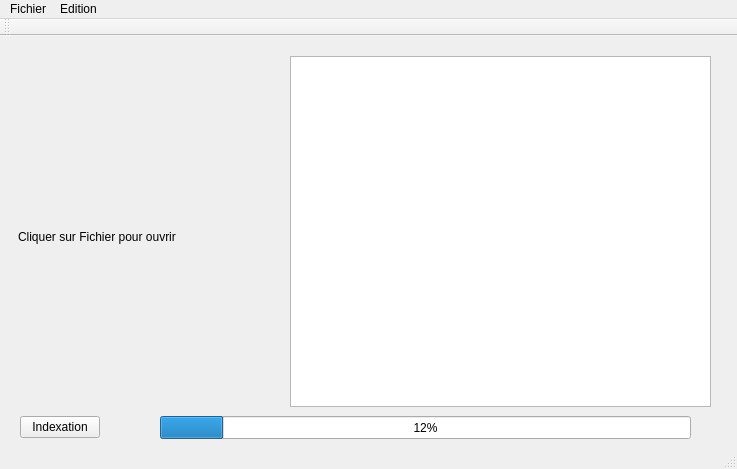
<?xml version="1.0" encoding="UTF-8"?>
<ui version="4.0">
 <class>Indexation</class>
 <widget class="QMainWindow" name="Indexation">
  <property name="geometry">
   <rect>
    <x>0</x>
    <y>0</y>
    <width>737</width>
    <height>469</height>
   </rect>
  </property>
  <property name="windowTitle">
   <string>Indexation</string>
  </property>
  <widget class="QWidget" name="centralWidget">
   <widget class="QTableView" name="tableView">
    <property name="geometry">
     <rect>
      <x>290</x>
      <y>20</y>
      <width>421</width>
      <height>351</height>
     </rect>
    </property>
   </widget>
   <widget class="QLabel" name="ImageShow">
    <property name="geometry">
     <rect>
      <x>18</x>
      <y>50</y>
      <width>231</width>
      <height>301</height>
     </rect>
    </property>
    <property name="text">
     <string>Cliquer sur Fichier pour ouvrir</string>
    </property>
   </widget>
   <widget class="QPushButton" name="Indexattion">
    <property name="geometry">
     <rect>
      <x>20</x>
      <y>380</y>
      <width>80</width>
      <height>22</height>
     </rect>
    </property>
    <property name="autoFillBackground">
     <bool>false</bool>
    </property>
    <property name="text">
     <string>Indexation</string>
    </property>
   </widget>
   <widget class="QProgressBar" name="progressBar">
    <property name="geometry">
     <rect>
      <x>160</x>
      <y>380</y>
      <width>531</width>
      <height>23</height>
     </rect>
    </property>
    <property name="value">
     <number>12</number>
    </property>
   </widget>
  </widget>
  <widget class="QMenuBar" name="menuBar">
   <property name="geometry">
    <rect>
     <x>0</x>
     <y>0</y>
     <width>737</width>
     <height>19</height>
    </rect>
   </property>
   <widget class="QMenu" name="menuFichier">
    <property name="title">
     <string>Fichier</string>
    </property>
    <addaction name="actionOuvrir_une_base_d_images"/>
   </widget>
   <widget class="QMenu" name="menuEdition">
    <property name="title">
     <string>Edition</string>
    </property>
    <widget class="QMenu" name="menuAlgorithme">
     <property name="title">
      <string>Algorithme</string>
     </property>
     <addaction name="actionHistogramme_Couleur"/>
     <addaction name="actionSIFT"/>
     <addaction name="actionSURF"/>
     <addaction name="actionGLCM"/>
     <addaction name="actionHistogramme_HSV"/>
    </widget>
    <addaction name="menuAlgorithme"/>
    <addaction name="actionRecherche"/>
   </widget>
   <addaction name="menuFichier"/>
   <addaction name="menuEdition"/>
  </widget>
  <widget class="QToolBar" name="mainToolBar">
   <attribute name="toolBarArea">
    <enum>TopToolBarArea</enum>
   </attribute>
   <attribute name="toolBarBreak">
    <bool>false</bool>
   </attribute>
  </widget>
  <widget class="QStatusBar" name="statusBar"/>
  <action name="actionOuvrir_une_base_d_images">
   <property name="text">
    <string>Ouvrir une base d'images</string>
   </property>
  </action>
  <action name="actionHistogramme_Couleur">
   <property name="checkable">
    <bool>true</bool>
   </property>
   <property name="text">
    <string>Histogramme Couleur</string>
   </property>
  </action>
  <action name="actionSIFT">
   <property name="text">
    <string>SIFT</string>
   </property>
  </action>
  <action name="actionSURF">
   <property name="text">
    <string>SURF</string>
   </property>
  </action>
  <action name="actionGLCM">
   <property name="text">
    <string>GLCM</string>
   </property>
  </action>
  <action name="actionHistogramme_HSV">
   <property name="text">
    <string>Histogramme HSV</string>
   </property>
  </action>
  <action name="actionRecherche">
   <property name="text">
    <string>Recherche</string>
   </property>
  </action>
 </widget>
 <layoutdefault spacing="6" margin="11"/>
 <resources/>
 <connections/>
</ui>
